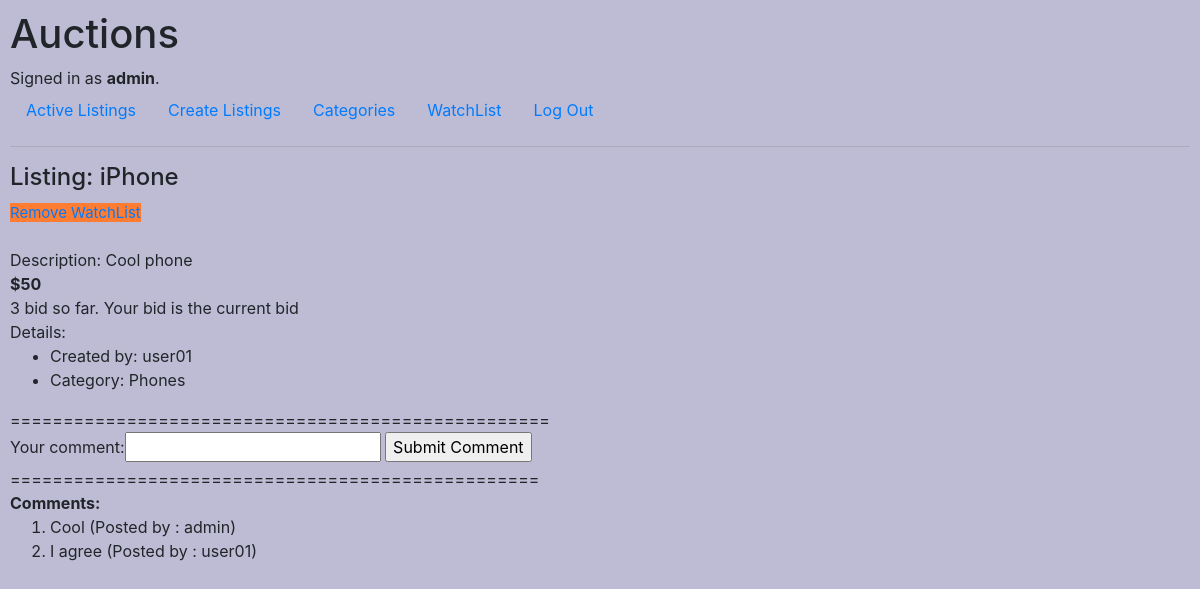
Screenshot of /10 (signed in) with the database file from the repository.
### auctions/models.py (models this page shows, shortened)
class User(AbstractUser):
    bid = models.ManyToManyField(Bid, related_name="user_bid")
    def __str__(self):
        return f"{self.username}"

class Listing (models.Model):
    title = models.CharField(max_length=64)
    description = models.CharField(max_length=64)
    createdby=models.ForeignKey(User, on_delete=models.CASCADE, related_name="listing_owner")
    bid=models.ManyToManyField(Bid, related_name="listing_bid")
    picture_url=models.URLField(max_length=64, blank='True')
    is_active = models.BooleanField(default=True)
    winner= models.CharField(max_length=64, blank='True')
    category = models.ForeignKey(Category, related_name = "listing_category", on_delete=models.SET_NULL, null='True')

class Category (models.Model):
    name = models.CharField(max_length=64, unique = 'True', blank = 'True')
    def __str__(self):
        return f"{self.name}"

class Coments (models.Model):
    text = models.CharField(max_length=64)
    listing = models.ForeignKey(Listing, on_delete=models.CASCADE, related_name="listing_comment")
    createdby=models.ForeignKey(User, on_delete=models.CASCADE, related_name="comment_owner")
    def __str__(self):
        return f"{self.text}"

### auctions/views.py (the view, shortened to what this page needs)
# urls.py: path("<int:listing_id>", views.listing, name="listing"),
def listing (request, listing_id):
    form = CommentForm()
    b_form = BidForm()
    user = request.user
    is_not_enough=False
    current_user_is_winner=False
    listing = Listing.objects.get(pk=listing_id)
    bids=listing.bid.all()
    max_old_bid=bids.order_by('-bid')[0].bid
    is_active=True
    listing = Listing.objects.get(pk=listing_id)
    user = request.user
    if user.is_authenticated:
        watchlist = WatchList.objects.filter(owner=User.objects.get(username=user)).first()
        if not watchlist:
            watchlist = WatchList (owner=User.objects.get(username=user))
            watchlist.save()
        is_listing_in_watchlist = watchlist.items.filter(title = listing.title)
        if listing.createdby == user:
            is_owner=True
        else:
            is_owner=False
        if listing.winner == user.username and listing.is_active == False:
                current_user_is_winner='True'
    else:
        is_listing_in_watchlist = None
        is_owner = False
    return render (request, "auctions/listing.html", {
        "comment_form": form,
        "bid_form": b_form,
        "is_listing_in_watchlist": is_listing_in_watchlist,
        "listing": listing,
        "is_not_enough": is_not_enough,
        "max_bid": max_old_bid,
        "bids_count": Bid.objects.filter(listing_bid__title=listing.title).count(),
        "is_owner": is_owner,
        "current_user_is_winner": current_user_is_winner,
        "comments": Coments.objects.filter(listing__title = listing.title),
        "bid_already_placed": Bid.objects.filter(user_bid__username=user).filter(listing_bid__title=listing.title).first(),
        "starting_bid": Bid.objects.filter(user_bid__username=listing.createdby).filter(listing_bid__title=listing.title).first().bid
        } )

### auctions/forms.py
class CommentForm(forms.Form):
    comment = forms.CharField(label = 'Your comment', max_length = 100)

class BidForm(forms.Form):
    bid = forms.IntegerField()

### auctions/templates/auctions/listing.html (shortened to what this page needs)
{% extends "auctions/layout.html" %}
{% block body %}
<h4>Listing: {{listing.title}} </h4>
<div>
    {% if is_listing_in_watchlist and user.is_authenticated%}
<a href="{% url 'remove_wl' listing.id %}"> <span style="background-color: #FF7D33; font-size: 15px; "> Remove WatchList </span> </a>
    {% endif %}
</div>
<div><img src="{{listing.picture_url}}"/></div>
<div class="description"> Description: {{listing.description}}</div>
<div> <b> ${{max_bid}} </b></div>
{% if user.is_authenticated %}
<div> {{bids_count}} bid so far. Your bid is the current bid</div>
{% endif %}
<div> Details:
 <ul>
  <li>Created by: {{listing.createdby}}</li>
  <li>Category: {{listing.category}}</li>
 </ul>
</div>
{% if user.is_authenticated %}
  <div>
    ===================================================
   <form  method = "post">
      {{comment_form}}
      <input type="submit" value="Submit Comment">
    </form>
    ==================================================
  </div>
{% endif %}
  <b>Comments:</b>
  <ol>
  {% for comment in comments %}
  <li>{{comment}} (Posted by : {{comment.createdby}})</li>
  {% endfor %}
  </ol>
{% endblock %}

### auctions/templates/auctions/layout.html (shortened to what this page needs)
{% load static %}
<!DOCTYPE html>
<html lang="en">
    <head>
        <link rel="stylesheet" href="https://stackpath.bootstrapcdn.com/bootstrap/4.4.1/css/bootstrap.min.css">
        <link href="{% static 'auctions/styles.css' %}" rel="stylesheet">
    </head>
    <body>
        <h1>Auctions</h1>
        <div>
            {% if user.is_authenticated %}
                Signed in as <strong>{{ user.username }}</strong>.
            {% else %}
                Not signed in.
            {% endif %}
        </div>
        <ul class="nav">
            <li class="nav-item">
                <a class="nav-link" href="{% url 'index' %}">Active Listings</a>
            </li>
            {% if request.user.is_authenticated %}
            <li class="nav-item">
                <a class="nav-link" href="{% url 'create' %}">Create Listings</a>
            </li>
            {% endif %}
            <li class="nav-item">
                <a class="nav-link" href="{% url 'category' %}">Categories</a>
            </li>
            {% if request.user.is_authenticated %}
            <li class="nav-item">
                <a class="nav-link" href="{% url 'watchlist' %}">WatchList</a>
            </li>
            {% endif %}
            {% if user.is_authenticated %}
                <li class="nav-item">
                    <a class="nav-link" href="{% url 'logout' %}">Log Out</a>
                </li>
            {% endif %}
        </ul>
        <hr>
        {% block body %}
        {% endblock %}
    </body>
</html>

### auctions/static/auctions/styles.css (style rules this page uses)
body { padding: 10px; background-color: #BEBCD4; }

### rows the page displays
User: username "admin"
Listing: title "iPhone", description "Cool phone", createdby "user01", category "Phones"
Coments: text "Cool", createdby "admin"
Coments: text "I agree", createdby "user01"

### other values shown
{{ max_bid }} "50"
{{ bids_count }} "3"
